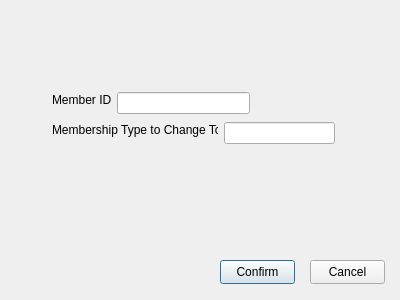
<?xml version="1.0" encoding="UTF-8"?>
<ui version="4.0">
 <class>changemember</class>
 <widget class="QDialog" name="changemember">
  <property name="geometry">
   <rect>
    <x>0</x>
    <y>0</y>
    <width>400</width>
    <height>300</height>
   </rect>
  </property>
  <property name="windowTitle">
   <string>Dialog</string>
  </property>
  <widget class="QLabel" name="label">
   <property name="geometry">
    <rect>
     <x>52</x>
     <y>92</y>
     <width>59</width>
     <height>16</height>
    </rect>
   </property>
   <property name="text">
    <string>Member ID</string>
   </property>
  </widget>
  <widget class="QLabel" name="label_2">
   <property name="geometry">
    <rect>
     <x>52</x>
     <y>122</y>
     <width>166</width>
     <height>16</height>
    </rect>
   </property>
   <property name="text">
    <string>Membership Type to Change To</string>
   </property>
  </widget>
  <widget class="QLineEdit" name="lineEdit">
   <property name="geometry">
    <rect>
     <x>117</x>
     <y>92</y>
     <width>133</width>
     <height>22</height>
    </rect>
   </property>
  </widget>
  <widget class="QLineEdit" name="lineEdit_2">
   <property name="geometry">
    <rect>
     <x>224</x>
     <y>122</y>
     <width>111</width>
     <height>22</height>
    </rect>
   </property>
  </widget>
  <widget class="QPushButton" name="pushButton">
   <property name="geometry">
    <rect>
     <x>220</x>
     <y>260</y>
     <width>75</width>
     <height>24</height>
    </rect>
   </property>
   <property name="text">
    <string>Confirm</string>
   </property>
  </widget>
  <widget class="QPushButton" name="pushButton_2">
   <property name="geometry">
    <rect>
     <x>310</x>
     <y>260</y>
     <width>75</width>
     <height>24</height>
    </rect>
   </property>
   <property name="text">
    <string>Cancel</string>
   </property>
  </widget>
 </widget>
 <resources/>
 <connections>
  <connection>
   <sender>pushButton_2</sender>
   <signal>clicked()</signal>
   <receiver>changemember</receiver>
   <slot>close()</slot>
   <hints>
    <hint type="sourcelabel">
     <x>350</x>
     <y>275</y>
    </hint>
    <hint type="destinationlabel">
     <x>380</x>
     <y>246</y>
    </hint>
   </hints>
  </connection>
 </connections>
</ui>
